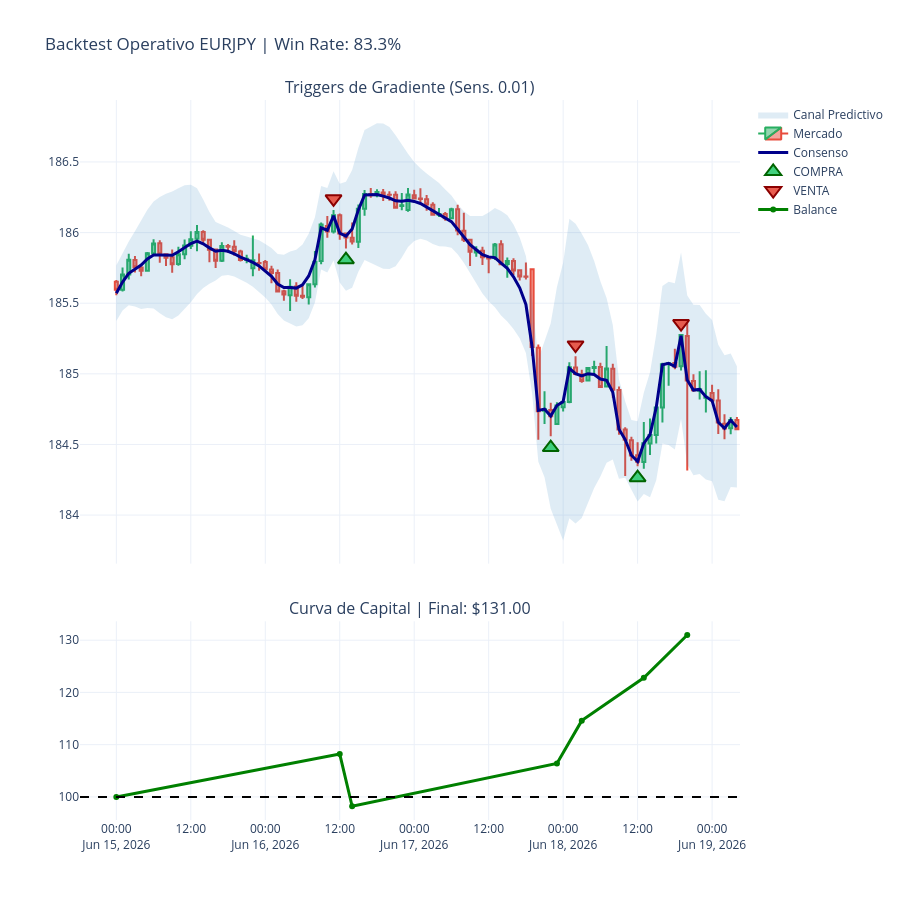

Notebook code for this chart:
### Code cell
# =====================================================================
# ALGORITMO OPERATIVO Y SIMULADOR DE TRADING (BACKTESTING)
# =====================================================================
print("-> Ejecutando Motor de Backtesting...")

# Parámetros de Control (Ajustables)
sensibilidad_gradiente = 0.01
capital = 100.0
apuesta_por_trade = 10.0
payout = 0.82

precios_ciegos = df_velas_forward['close'].values
gradiente_pred = np.gradient(prediccion_central)
señales_compra_x, señales_compra_y, señales_venta_x, señales_venta_y = [], [], [], []
trades_ganados, trades_perdidos = 0, 0
historial_capital, fechas_capital = [capital], [fechas_forward[0]]

# Escaneo del futuro predictivo
for i in range(1, len(fechas_forward) - 1):
    giro_alcista = (gradiente_pred[i-1] < -sensibilidad_gradiente) and (gradiente_pred[i] > sensibilidad_gradiente)
    giro_bajista = (gradiente_pred[i-1] > sensibilidad_gradiente) and (gradiente_pred[i] < -sensibilidad_gradiente)
    rompe_banda_inf = precios_ciegos[i] < banda_inferior[i]
    rompe_banda_sup = precios_ciegos[i] > banda_superior[i]

    precio_entrada = precios_ciegos[i]
    precio_expiracion = precios_ciegos[i+1]

    if giro_alcista or rompe_banda_inf:
        señales_compra_x.append(fechas_forward[i])
        señales_compra_y.append(df_velas_forward['low'].iloc[i] - 0.08)
        if precio_expiracion > precio_entrada:
            capital += (apuesta_por_trade * payout); trades_ganados += 1
        else:
            capital -= apuesta_por_trade; trades_perdidos += 1
        historial_capital.append(capital); fechas_capital.append(fechas_forward[i+1])

    elif giro_bajista or rompe_banda_sup:
        señales_venta_x.append(fechas_forward[i])
        señales_venta_y.append(df_velas_forward['high'].iloc[i] + 0.08)
        if precio_expiracion < precio_entrada:
            capital += (apuesta_por_trade * payout); trades_ganados += 1
        else:
            capital -= apuesta_por_trade; trades_perdidos += 1
        historial_capital.append(capital); fechas_capital.append(fechas_forward[i+1])

total_trades = trades_ganados + trades_perdidos
win_rate = (trades_ganados / total_trades * 100) if total_trades > 0 else 0
print(f"[+] Backtest Finalizado | Trades: {total_trades} | Win Rate: {win_rate:.1f}% | Capital Final: ${capital:.2f}")

# =====================================================================
# RENDERIZADO DEL DASHBOARD OPERATIVO DUAL
# =====================================================================
fig = make_subplots(rows=2, cols=1, shared_xaxes=True, vertical_spacing=0.08, row_heights=[0.7, 0.3],
                    subplot_titles=(f'Triggers de Gradiente (Sens. {sensibilidad_gradiente})', f'Curva de Capital | Final: ${capital:.2f}'))

fig.add_trace(go.Scatter(x=pd.concat([pd.Series(fechas_forward), pd.Series(fechas_forward)[::-1]]),
                         y=np.concatenate([banda_superior, banda_inferior[::-1]]),
                         fill='toself', fillcolor='rgba(41,128,185,0.15)', line=dict(color='rgba(255,255,255,0)'), name='Canal Predictivo'), row=1, col=1)
fig.add_trace(go.Candlestick(x=df_velas_forward['time'], open=df_velas_forward['open'], high=df_velas_forward['high'],
                             low=df_velas_forward['low'], close=df_velas_forward['close'], name='Mercado',
                             increasing_line_color='rgba(39,174,96,1)', decreasing_line_color='rgba(231,76,60,1)'), row=1, col=1)
fig.add_trace(go.Scatter(x=fechas_forward, y=prediccion_central, mode='lines', name='Consenso', line=dict(color='darkblue', width=3)), row=1, col=1)
fig.add_trace(go.Scatter(x=señales_compra_x, y=señales_compra_y, mode='markers', name='COMPRA',
                         marker=dict(symbol='triangle-up', size=14, color='rgba(46,204,113,0.9)', line=dict(width=2, color='darkgreen'))), row=1, col=1)
fig.add_trace(go.Scatter(x=señales_venta_x, y=señales_venta_y, mode='markers', name='VENTA',
                         marker=dict(symbol='triangle-down', size=14, color='rgba(231,76,60,0.9)', line=dict(width=2, color='darkred'))), row=1, col=1)

color_capital = 'green' if capital >= 100.0 else 'red'
fig.add_trace(go.Scatter(x=fechas_capital, y=historial_capital, mode='lines+markers', name='Balance',
                         line=dict(color=color_capital, width=3), marker=dict(size=6)), row=2, col=1)
fig.add_hline(y=100.0, line_dash="dash", line_color="black", row=2, col=1)

fig.update_layout(title=f'Backtest Operativo {symb} | Win Rate: {win_rate:.1f}%', height=900, template='plotly_white', hovermode='x unified', xaxis_rangeslider_visible=False)
fig.update_xaxes(rangebreaks=[dict(bounds=["sat", "mon"])])
fig.show()
